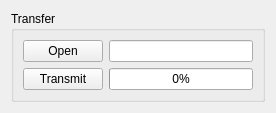
<?xml version="1.0" encoding="UTF-8"?>
<ui version="4.0">
 <class>Form</class>
 <widget class="QWidget" name="Form">
  <property name="geometry">
   <rect>
    <x>0</x>
    <y>0</y>
    <width>276</width>
    <height>104</height>
   </rect>
  </property>
  <property name="windowTitle">
   <string>Form</string>
  </property>
  <layout class="QGridLayout" name="gridLayout">
   <item row="0" column="0">
    <widget class="QGroupBox" name="groupBox">
     <property name="title">
      <string>Transfer</string>
     </property>
     <layout class="QFormLayout" name="formLayout">
      <item row="0" column="0">
       <widget class="QPushButton" name="pushButtonOpen">
        <property name="text">
         <string>Open</string>
        </property>
       </widget>
      </item>
      <item row="0" column="1">
       <widget class="QLineEdit" name="lineEditFileName"/>
      </item>
      <item row="1" column="0">
       <widget class="QPushButton" name="pushButtonSend">
        <property name="text">
         <string>Transmit</string>
        </property>
       </widget>
      </item>
      <item row="1" column="1">
       <widget class="QProgressBar" name="progressBar">
        <property name="enabled">
         <bool>true</bool>
        </property>
        <property name="value">
         <number>0</number>
        </property>
        <property name="textVisible">
         <bool>true</bool>
        </property>
       </widget>
      </item>
     </layout>
    </widget>
   </item>
  </layout>
 </widget>
 <resources/>
 <connections/>
</ui>
